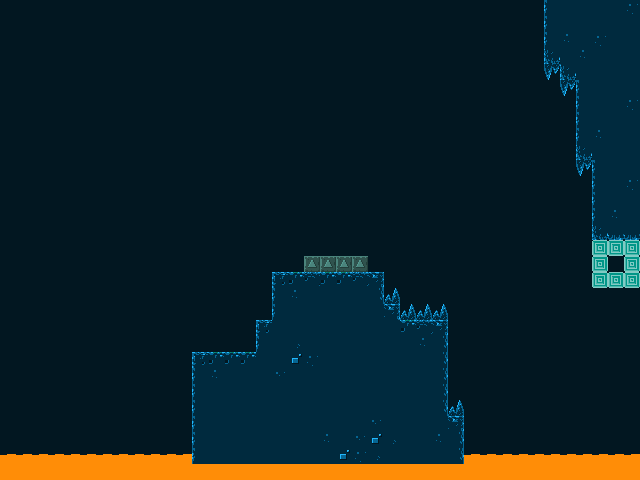

Tiled map render using the project's own tile images. Description and the map definition, with tile-layer contents summarised, below:
An orthogonal 40x30 tile map with 16x16 px tiles, 6 tile layers (backgroundLayer, stageLayer, trapsLayer, fragileLayer, ...), 4 tilesets and 3 objects (playerStart, portal, powerup).

<map version="1.0" orientation="orthogonal" renderorder="right-down" width="40" height="30" tilewidth="16" tileheight="16" nextobjectid="20">
 <tileset firstgid="1" name="stageTiles" tilewidth="16" tileheight="16" tilecount="60" columns="10">
  <image source="../assets/img/tiles.png" width="160" height="96" />
 </tileset>
 <tileset firstgid="61" name="playerTiles" tilewidth="16" tileheight="16" tilecount="16" columns="4">
  <image source="../assets/img/player.png" width="64" height="64" />
 </tileset>
 <tileset firstgid="77" name="itemsTiles" tilewidth="16" tileheight="16" tilecount="16" columns="4">
  <image source="../assets/img/items.png" width="64" height="64" />
 </tileset>
 <tileset firstgid="93" name="secret" tilewidth="16" tileheight="16" tilecount="6" columns="6">
  <image source="../assets/img/secret.png" width="96" height="16" />
 </tileset>
 <layer name="backgroundLayer" width="40" height="30">
  <data>[1200 cells, 1200 non-empty, 8 distinct tile ids]</data>
 </layer>
 <objectgroup name="objectsLayer">
  <object id="1" name="Player" type="playerStart" gid="66" x="213" y="350" width="16" height="16" />
  <object id="8" name="Portal" type="portal" gid="79" x="608" y="271" width="16" height="16">
   <properties>
    <property name="animated" type="bool" value="true" />
    <property name="sprite" value="portal" />
    <property name="targetTilemap" value="7" />
   </properties>
  </object>
  <object id="19" name="Powerup" type="powerup" gid="89" x="328" y="253" width="16" height="16">
   <properties>
    <property name="sprite" value="powerup" />
   </properties>
  </object>
 </objectgroup>
 <layer name="stageLayer" width="40" height="30">
  <data>[1200 cells, 57 non-empty, 10 distinct tile ids]</data>
 </layer>
 <layer name="trapsLayer" width="40" height="30">
  <data>[1200 cells, 54 non-empty, 4 distinct tile ids]</data>
 </layer>
 <layer name="fragileLayer" width="40" height="30">
  <data>[1200 cells, 0 non-empty, 0 distinct tile ids]</data>
 </layer>
 <layer name="drillLayer" width="40" height="30">
  <data>[1200 cells, 8 non-empty, 1 distinct tile ids]</data>
 </layer>
 <layer name="springLayer" width="40" height="30">
  <data>[1200 cells, 0 non-empty, 0 distinct tile ids]</data>
 </layer>
</map>
